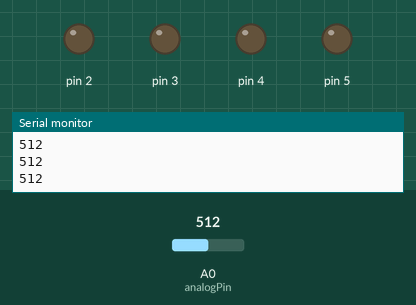
Bench run of a sketch on a simulated Arduino Uno, built with avr-gcc and run on an emulated ATmega328P. Shown: output pins drawn as LEDs (lit = HIGH), the last lines printed to the serial monitor. Dashed ring = blinking. The inputs (shaded band) are chosen by the test bench; at power-on: A0 (analogPin) = 512.

Above: at 1.2 s.
1.3 s: A0 (analogPin) set to 11
3.0 s: A0 (analogPin) set to 8
At 3.6 s:
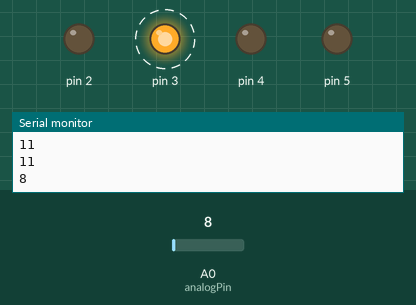
At 5.0 s:
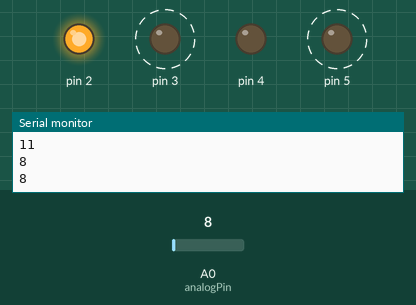
Timing chart, 0 to 12.0 s (numbered marks = the images above; inputs shaded):
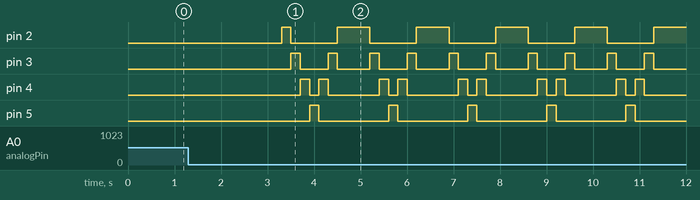

Measured:
- the behaviour switches between 10 and 9 on A0 (analogPin) (found by bisection; images 0 and 1)
- after the input at 3.0 s, pin 2: LOW → HIGH after 0.30 s, then repeats every 1.7 s: LOW 1.0 s, HIGH 0.70 s; pin 3: alternates HIGH for 0.20 s and LOW for 0.60 s, starting after 0.50 s

The sketch:

Luz_de_emergencia.ino
```cpp
int analogPin = 0;
int val = 0;

void setup(){
Serial.begin(9600);
pinMode(2, OUTPUT);
pinMode(3, OUTPUT);
pinMode(4, OUTPUT);
pinMode(5, OUTPUT);
}
void display(int a, int b,int c,int d)
{
digitalWrite(2,a);
digitalWrite(3,b);
digitalWrite(4,c);
digitalWrite(5,d);
}

void loop(){

  val = analogRead(analogPin);
  Serial.println(val);
  delay(300);

  if(val>=10)
  {
    digitalWrite(2,0);
    digitalWrite(3,0);
    digitalWrite(4,0);
    digitalWrite(5,0);
  }
  else
  {
    display(1,0,0,0); //
    delay(200);
    display(0,1,0,0); //
    delay(200);
    display(0,0,1,0); //
    delay(200);
    display(0,0,0,1); //
    delay(200);
    display(0,0,1,0);
    delay(200);
    display(0,1,0,0);
    delay(200);
    display(1,0,0,0);
    delay(200);
  }
}
```
